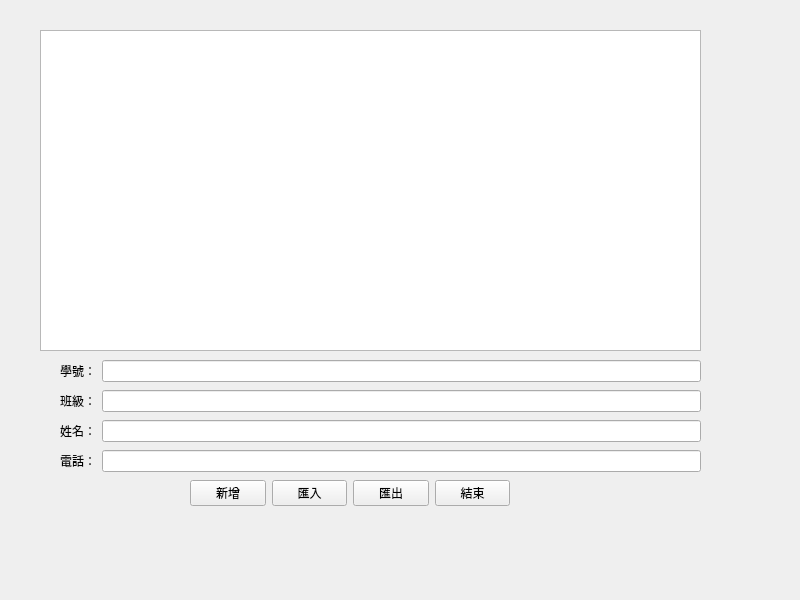
<?xml version="1.0" encoding="UTF-8"?>
<ui version="4.0">
 <class>MyWidget</class>
 <widget class="QWidget" name="MyWidget">
  <property name="geometry">
   <rect>
    <x>0</x>
    <y>0</y>
    <width>800</width>
    <height>600</height>
   </rect>
  </property>
  <property name="windowTitle">
   <string>MyWidget</string>
  </property>
  <widget class="QWidget" name="layoutWidget">
   <property name="geometry">
    <rect>
     <x>60</x>
     <y>360</y>
     <width>641</width>
     <height>22</height>
    </rect>
   </property>
   <layout class="QHBoxLayout" name="horizontalLayout_6">
    <item>
     <widget class="QLabel" name="label_5">
      <property name="text">
       <string>學號：</string>
      </property>
     </widget>
    </item>
    <item>
     <widget class="QLineEdit" name="lineEdit_5"/>
    </item>
   </layout>
  </widget>
  <widget class="QWidget" name="layoutWidget_2">
   <property name="geometry">
    <rect>
     <x>60</x>
     <y>420</y>
     <width>641</width>
     <height>22</height>
    </rect>
   </property>
   <layout class="QHBoxLayout" name="horizontalLayout_7">
    <item>
     <widget class="QLabel" name="label_6">
      <property name="text">
       <string>姓名：</string>
      </property>
     </widget>
    </item>
    <item>
     <widget class="QLineEdit" name="lineEdit_6"/>
    </item>
   </layout>
  </widget>
  <widget class="QTableWidget" name="tableWidget">
   <property name="geometry">
    <rect>
     <x>40</x>
     <y>30</y>
     <width>661</width>
     <height>321</height>
    </rect>
   </property>
  </widget>
  <widget class="QWidget" name="layoutWidget_3">
   <property name="geometry">
    <rect>
     <x>60</x>
     <y>450</y>
     <width>641</width>
     <height>22</height>
    </rect>
   </property>
   <layout class="QHBoxLayout" name="horizontalLayout_8">
    <item>
     <widget class="QLabel" name="label_7">
      <property name="text">
       <string>電話：</string>
      </property>
     </widget>
    </item>
    <item>
     <widget class="QLineEdit" name="lineEdit_7"/>
    </item>
   </layout>
  </widget>
  <widget class="QWidget" name="layoutWidget_4">
   <property name="geometry">
    <rect>
     <x>60</x>
     <y>390</y>
     <width>641</width>
     <height>22</height>
    </rect>
   </property>
   <layout class="QHBoxLayout" name="horizontalLayout_9">
    <item>
     <widget class="QLabel" name="label_8">
      <property name="text">
       <string>班級：</string>
      </property>
     </widget>
    </item>
    <item>
     <widget class="QLineEdit" name="lineEdit_8"/>
    </item>
   </layout>
  </widget>
  <widget class="QWidget" name="">
   <property name="geometry">
    <rect>
     <x>190</x>
     <y>480</y>
     <width>320</width>
     <height>26</height>
    </rect>
   </property>
   <layout class="QHBoxLayout" name="horizontalLayout">
    <item>
     <widget class="QPushButton" name="pushButton">
      <property name="text">
       <string>新增</string>
      </property>
     </widget>
    </item>
    <item>
     <widget class="QPushButton" name="pushButton_3">
      <property name="text">
       <string>匯入</string>
      </property>
     </widget>
    </item>
    <item>
     <widget class="QPushButton" name="pushButton_2">
      <property name="text">
       <string>匯出</string>
      </property>
     </widget>
    </item>
    <item>
     <widget class="QPushButton" name="pushButton_4">
      <property name="text">
       <string>結束</string>
      </property>
     </widget>
    </item>
   </layout>
  </widget>
 </widget>
 <resources/>
 <connections/>
</ui>
